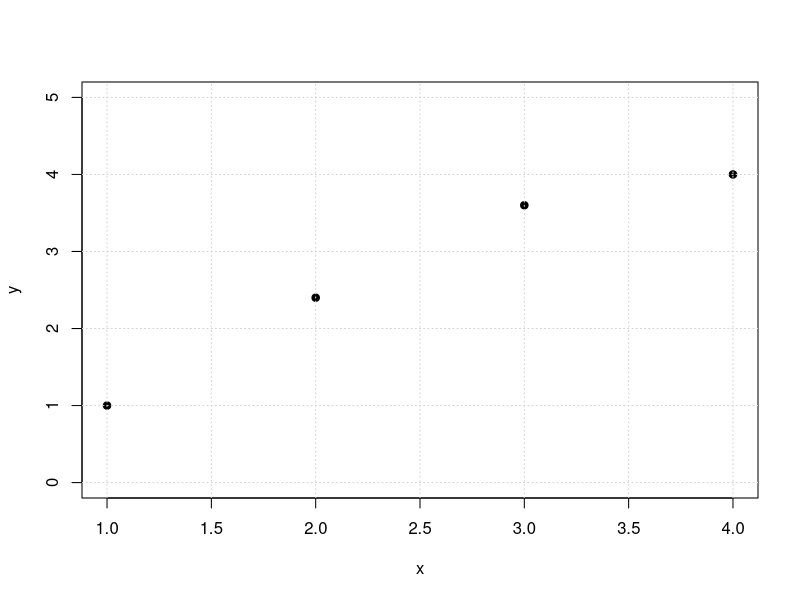
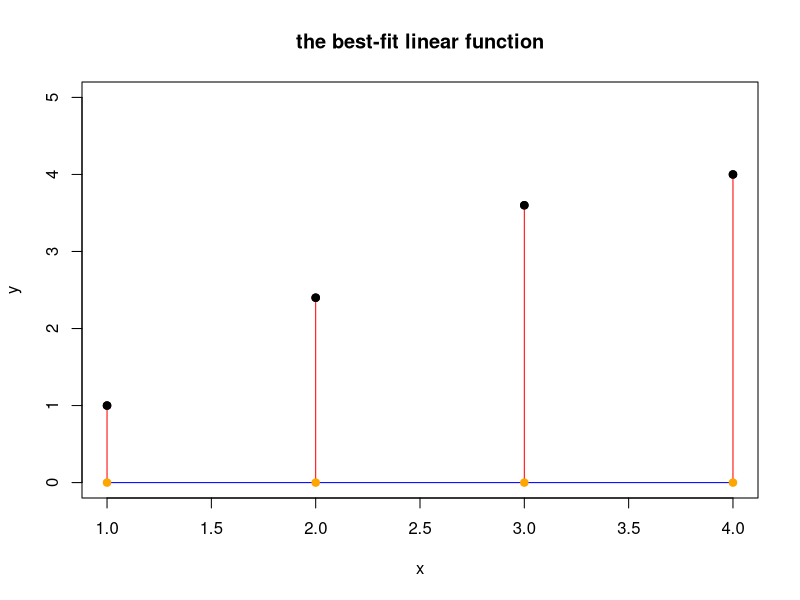
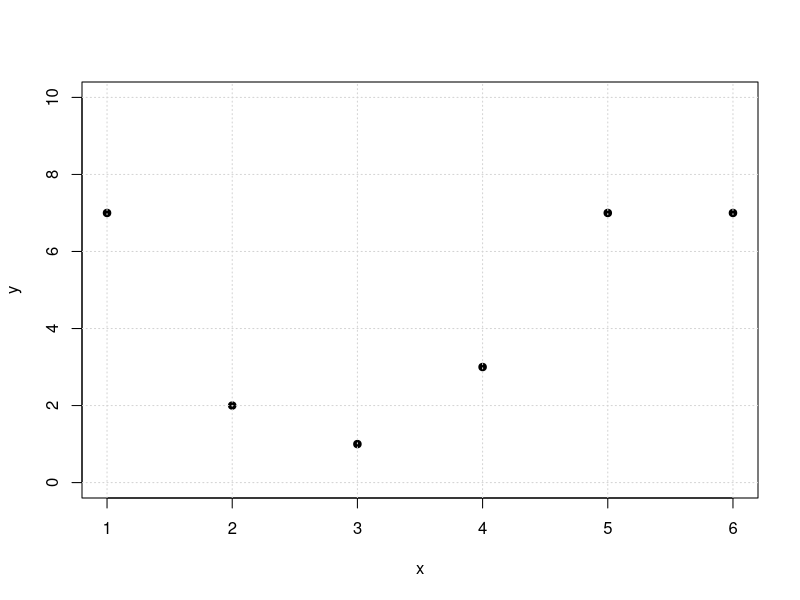
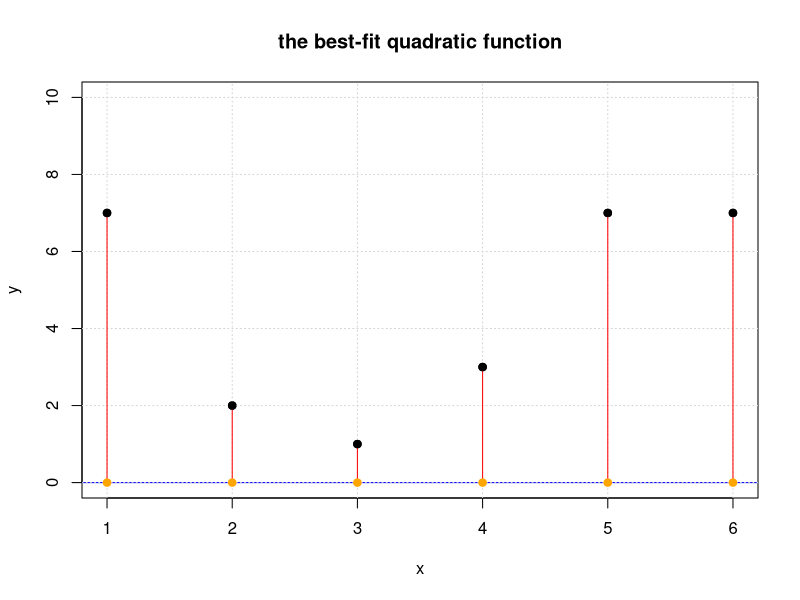
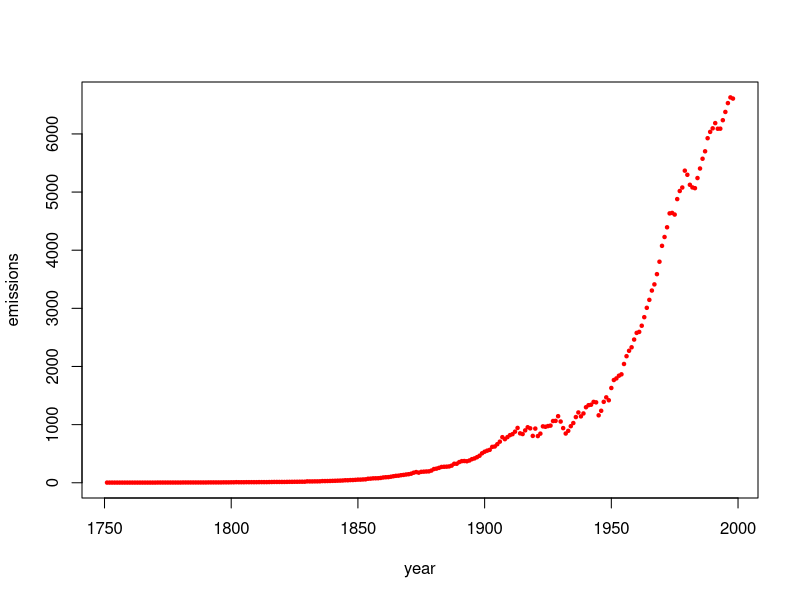

Recreate these plots in R, in order.
## ---- chunk 1
x = c(1, 2, 3, 4)
y = c(1, 2.4, 3.6, 4)
plot(x,y,pch=19,ylim=c(0,5),)
grid()
## ---- chunk 2
(A = cbind(x^0,x))
## ---- chunk 3
# Replace with your code goes here.

xhat = c(0,0)

## ---- chunk 4
plot(x,y,pch=19,ylim=c(0,5), main='the best-fit linear function')
yhat = A %*% xhat
tt = seq(1,4,len=100)
lines(tt,xhat[1]+xhat[2]*tt,col='blue')
for (i in 1:length(x)) {
  lines(c(x[i],x[i]),c(y[i],yhat[i]), col='red')
}
points(x,yhat,pch=19,col='orange')
points(x,y,pch=19,col="black")
## ---- chunk 5

# your code goes here

## ---- chunk 6
x = c(1,2,3,4,5,6)
y = c(7,2,1,3,7,7)
plot(x,y,pch=19,ylim=c(0,10))
grid()
## ---- chunk 7

A = cbind(x^0, x, x^2)

## ---- chunk 8
# Replace with your code goes here.

xhat = c(0,0,0)

## ---- chunk 9
yhat = A %*% xhat
# plotting the solution
plot(x,y,pch=19,ylim=c(0,10), main='the best-fit quadratic function')
  tt = seq(0,7,len=100)
lines(tt,xhat[1] + xhat[2]*tt + xhat[3]*tt^2,col='blue')
grid()
# adding the residual lines
for (i in 1:length(x)) {
  lines(c(x[i],x[i]),c(y[i],yhat[i]), col='red')
}
points(x,yhat,pch=19,col='orange')
points(x,y,pch=19,col="black")
## ---- chunk 10

# your code goes here

## ---- chunk 11
units.produced =c(561.0, 506.16, 502.32, 519.48, 505.44, 501.36, 497.64, 
   506.52, 492.36, 478.08, 469.8, 470.4, 474.24, 456.6, 469.92, 
   463.08, 438.48, 444.36, 439.2, 450.96, 437.76, 459., 447.12, 
   463.08, 490.68, 451.92, 465.48, 465.36, 440.4, 421.2, 405., 411.48,
    387.12, 371.64, 338.4, 294.96, 243., 205.08, 172.2, 157.32, 114., 
   116.88, 112.08, 90.12, 100.2, 75., 65.4, 45.48)

production.cost = c(92.64, 88.81, 86.44, 88.8, 86.38, 89.87, 88.53, 91.11, 81.22,
    83.72, 84.54, 85.66, 85.87, 85.23, 87.75, 92.62, 91.56, 84.12, 
   81.22, 83.35, 82.29, 80.92, 76.92, 78.35, 74.57, 71.6, 65.64, 
   62.09, 61.66, 77.14, 75.47, 70.37, 66.71, 64.37, 56.09, 50.25, 
   43.65, 38.01, 31.4, 29.45, 29.02, 19.05, 20.36, 17.68, 19.23, 
   14.92, 11.44, 12.69)
## ---- chunk 12
# your least squares code goes here
x = units.produced
y = production.cost

A  = NULL

# you must define A and xhat
## ---- chunk 13

if (! is.null(A)) {
  plot(x,y,pch=19, main='hosiery mill production', xlab="monthly units produced (1000s)",ylab="monthly production cost ($1000s)")
  yhat = A %*% xhat
  tt = seq(0,600,by=.1)
  lines(tt,xhat[1]+xhat[2]*tt,col='blue')
}
## ---- chunk 14
year=c(1751:1998)
emissions = c(3, 3, 3, 3, 3, 3, 3, 3, 3, 3, 3, 3, 3, 3, 3, 3, 3, 3, 3, 3, 4, 4, 4, 4, 4, 4, 4, 4, 4, 4, 5, 5, 5, 5, 5, 5, 5, 5, 5, 5, 6, 6, 6, 6, 6, 6, 7, 7, 7, 8, 8, 10, 9, 9, 9, 10, 10, 10, 10, 10, 11, 11, 11, 11, 12, 13, 14, 14, 14, 14, 14, 15, 16, 16, 17, 17, 18, 18, 18, 24, 23, 23, 24, 24, 25, 29, 29, 30, 31, 33, 34, 36, 37, 39, 43, 43, 46, 47, 50, 54, 54, 57, 59, 69, 71, 76, 77, 78, 83, 91, 95, 97, 104, 112, 119, 122, 130, 135,
142, 147, 156, 173, 184, 174, 188, 191, 194, 196, 210, 236, 243, 256, 272, 275, 277, 281, 295, 327, 327, 356, 372, 374, 370, 383, 406, 419, 440, 465, 507, 534, 552, 566, 617, 624, 663, 707, 784, 750, 785, 819, 836, 879, 943, 850, 838, 901, 955, 936, 806, 932, 803, 845, 970, 963, 975, 983, 1062, 1065, 1145, 1053, 940, 847, 893, 973, 1027, 1130, 1209, 1142, 1192, 1299, 1334, 1342, 1391, 1383, 1160, 1238, 1392, 1469, 1419, 1630, 1767, 1795, 1841, 1865, 2043, 2177, 2270, 2330, 2463, 2578, 2595, 2701, 2848, 3009, 3146, 3306, 3412, 3588, 3802, 4075, 4227, 4394, 4633, 4641, 4613, 4879, 5018, 5078, 5368, 5297, 5125, 5080, 5067, 5241, 5405, 5573, 5701, 5926, 6035, 6096, 6186, 6089, 6090, 6236, 6378, 6530, 6628, 6608)
plot(year,emissions,pch=20,cex=.7,col="red")
## ---- chunk 15

### your code goes here. 
# be sure to define d and k and A

x=year-1750
y=log(emissions)

A=NULL
b=1
k=1

#####
# your code above has found b and k

(a = exp(b))
k


## ---- chunk 16

if (! is.null(A)) {
  f=function(y){a * exp(k*(y-1750))}
  plot(year,f(year),type="l",lwd=3,ylim=c(0,10000),ylab="emissions", main="best fit exponential function")
  points(year,emissions,pch=20,cex=.7,col="red")
}
